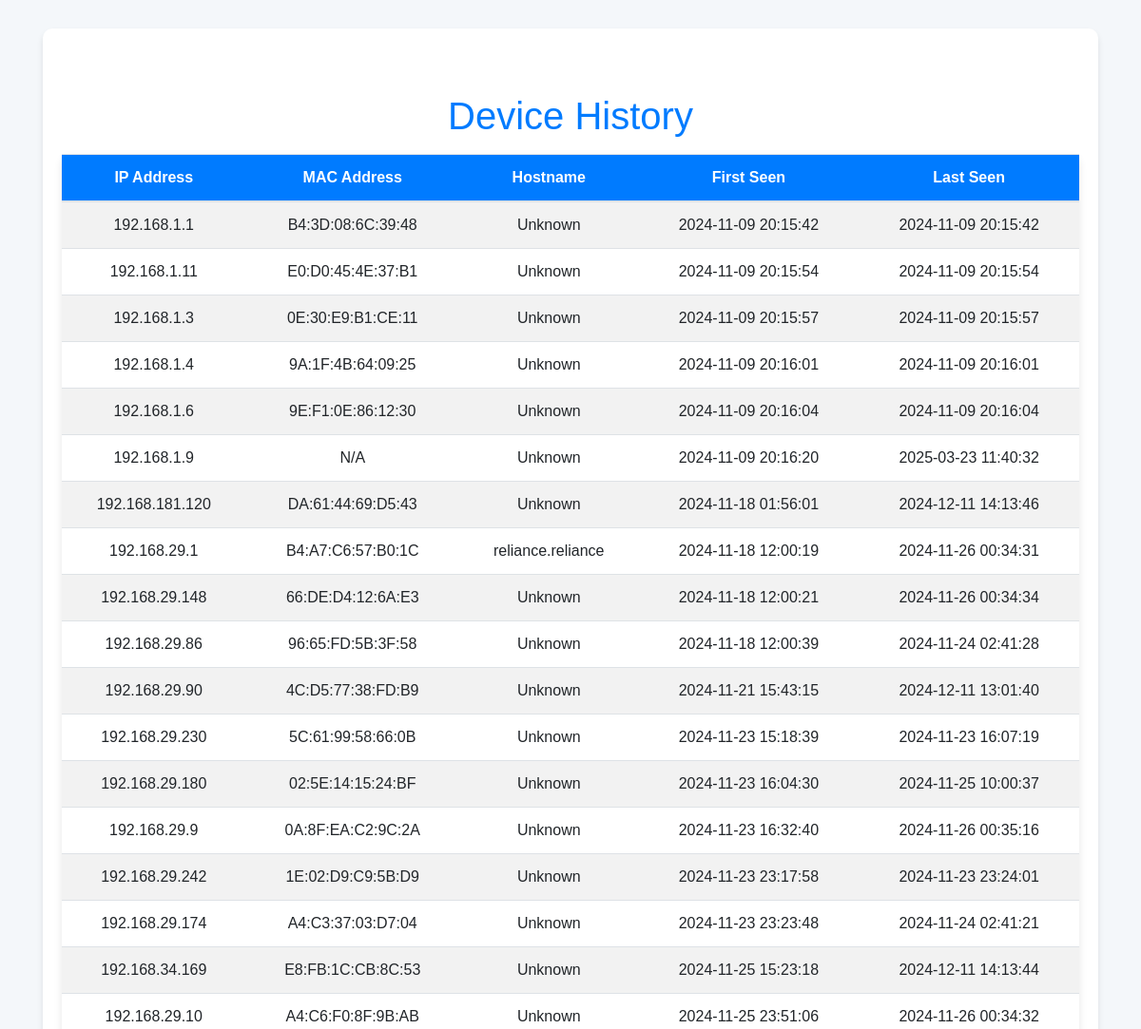
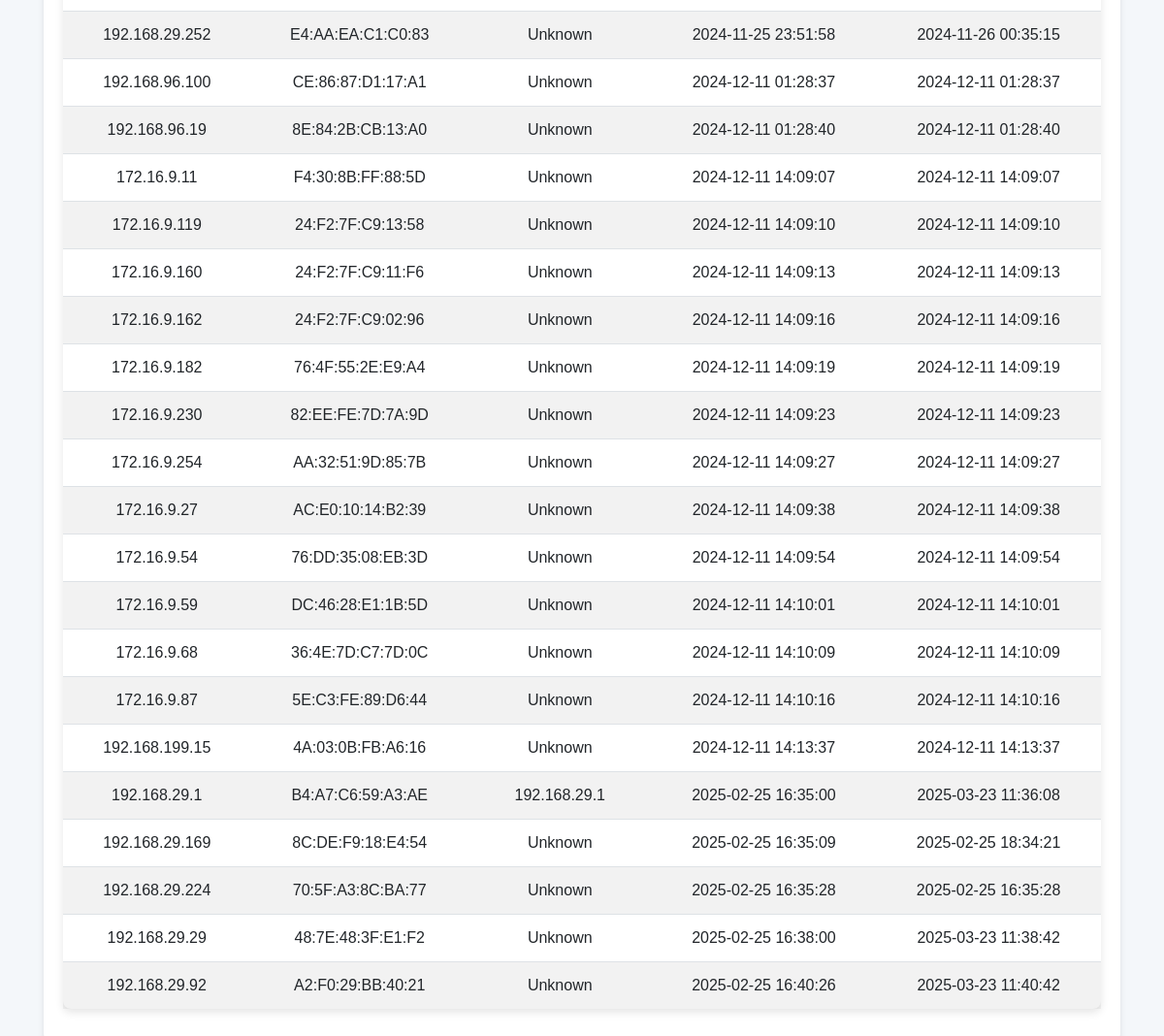
Before: /view_devices with the older database file (2 pictures, top to bottom).
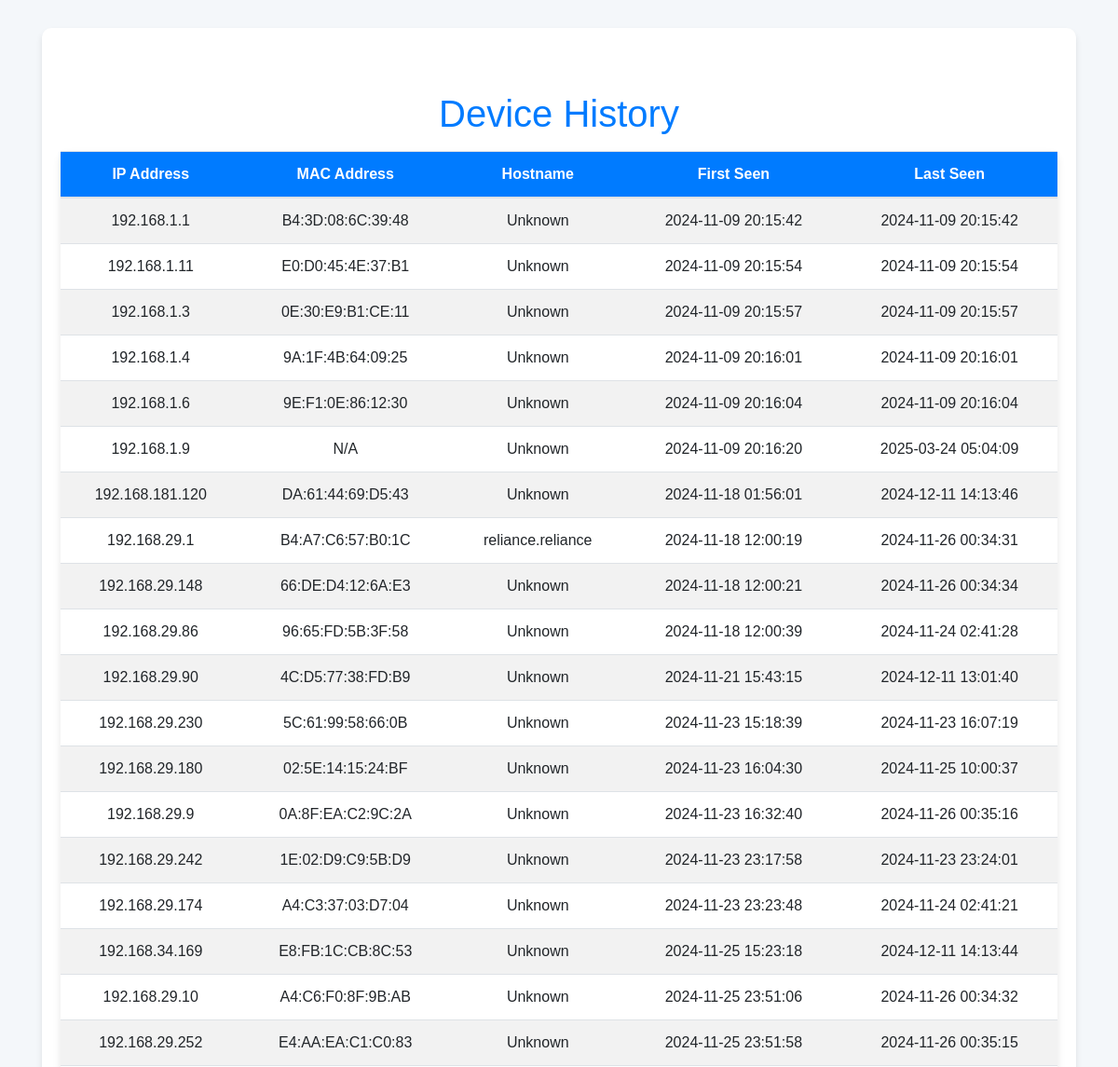
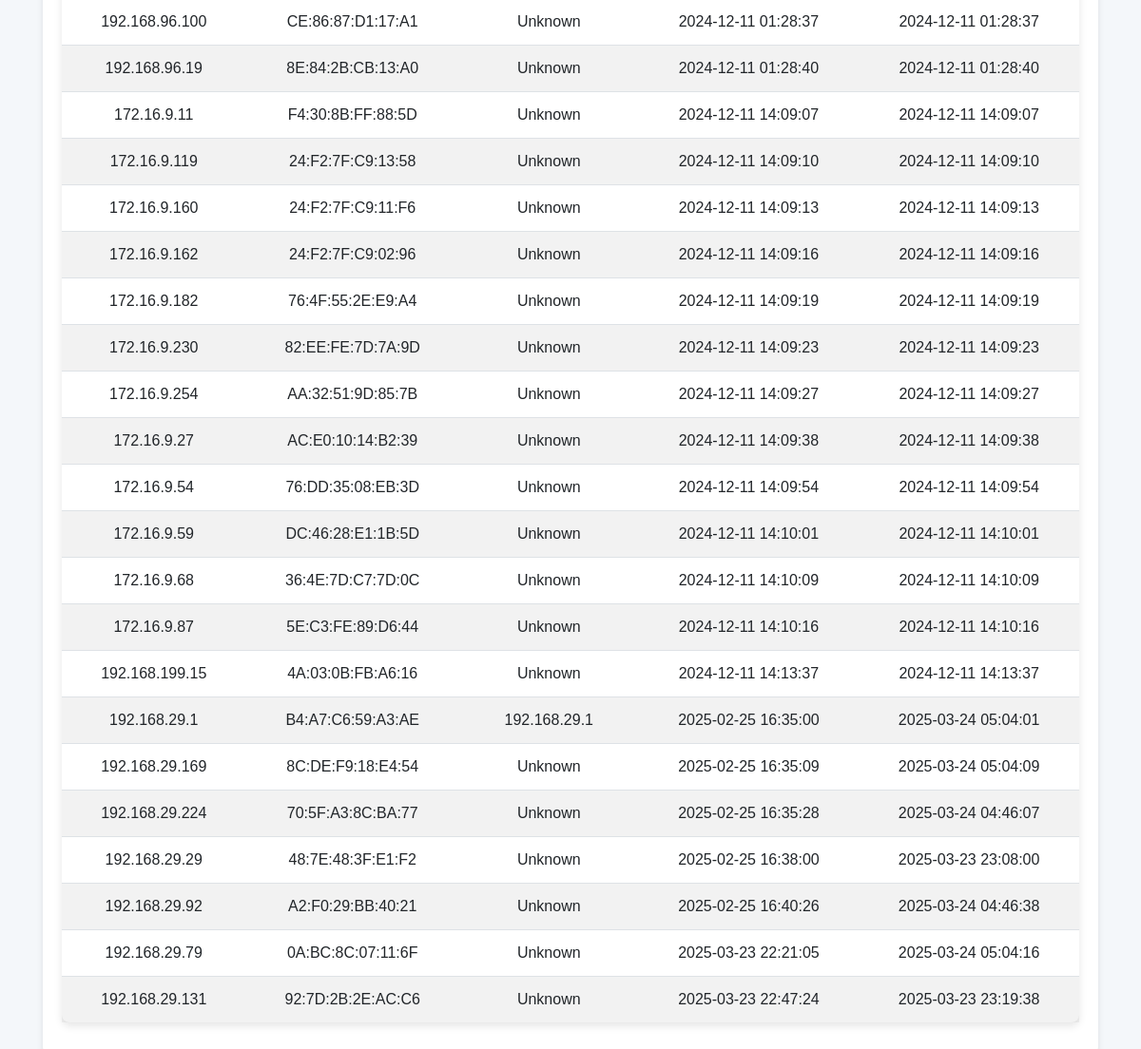
After: the same page with the newer database file (2 pictures, top to bottom).
### tables this page shows
CREATE TABLE devices
                 (ip TEXT, mac TEXT, hostname TEXT, first_seen TEXT, last_seen TEXT,
                 PRIMARY KEY (mac));

### ty.py (the view)
@app.route('/view_devices', methods=['GET'])
def show_stored_devices():
    devices = view_devices()
    if devices:
        return render_template('devices.html', devices=devices)
    else:
        return jsonify({
            "message": "No devices found in the history"
        }), 404

### ty.py (called while the page is built)
def view_devices():
    conn = sqlite3.connect('network_devices.db')
    c = conn.cursor()
    c.execute('SELECT * FROM devices')
    rows = c.fetchall()
    conn.close()
    devices = []
    for row in rows:
        devices.append({
            'ip': row[0],
            'mac': row[1],
            'hostname': row[2],
            'first_seen': row[3],
            'last_seen': row[4]
        })
    return devices

### templates/devices.html (shortened to what this page needs)
<!DOCTYPE html>
<html lang="en">
<head>
    <link rel="stylesheet" href="https://stackpath.bootstrapcdn.com/bootstrap/4.3.1/css/bootstrap.min.css">
</head>
<body>
    <div class="container">
        <div class="table-container">
            <h1 class="mt-5 text-center">Device History</h1>
            <table class="table table-striped mt-3">
                <thead>
                    <tr>
                        <th>IP Address</th>
                        <th>MAC Address</th>
                        <th>Hostname</th>
                        <th>First Seen</th>
                        <th>Last Seen</th>
                    </tr>
                </thead>
                <tbody>
                    {% if devices %}
                        {% for device in devices %}
                        <tr>
                            <td>{{ device.ip }}</td>
                            <td>{{ device.mac }}</td>
                            <td>{{ device.hostname }}</td>
                            <td>{{ device.first_seen }}</td>
                            <td>{{ device.last_seen }}</td>
                        </tr>
                        {% endfor %}
                    {% else %}
                        <tr>
                            <td colspan="5" class="no-devices">No devices found in history</td>
                        </tr>
                    {% endif %}
                </tbody>
            </table>
        </div>
    </div>
</body>
</html>

### templates/devices.html (style rules this page uses)
body { background-color: #f4f7fa; font-family: 'Arial', sans-serif; }
h1 { color: #007bff; }
.table { background-color: white; border-radius: 8px; box-shadow: 0 4px 8px rgba(0, 0, 0, 0.1); }
thead { background-color: #007bff; color: white; }
th, td { text-align: center; padding: 12px; }
tbody tr { transition: background-color 0.3s ease; }
.table-container { background-color: #ffffff; padding: 20px; border-radius: 10px; box-shadow: 0 4px 6px rgba(0, 0, 0, 0.1); margin-top: 30px; }

Changed rows visible on the page:
changed devices "N/A": last_seen "2025-03-23 11:40:32" → "2025-03-24 05:04:09"
changed devices "B4:A7:C6:59:A3:AE": last_seen "2025-03-23 11:36:08" → "2025-03-24 05:04:01"
changed devices "8C:DE:F9:18:E4:54": last_seen "2025-02-25 18:34:21" → "2025-03-24 05:04:09"
changed devices "70:5F:A3:8C:BA:77": last_seen "2025-02-25 16:35:28" → "2025-03-24 04:46:07"
changed devices "48:7E:48:3F:E1:F2": last_seen "2025-03-23 11:38:42" → "2025-03-23 23:08:00"
changed devices "A2:F0:29:BB:40:21": last_seen "2025-03-23 11:40:42" → "2025-03-24 04:46:38"
added devices: ip "192.168.29.79", mac "0A:BC:8C:07:11:6F", hostname "Unknown", first_seen "2025-03-23 22:21:05", last_seen "2025-03-24 05:04:16"
added devices: ip "192.168.29.131", mac "92:7D:2B:2E:AC:C6", hostname "Unknown", first_seen "2025-03-23 22:47:24", last_seen "2025-03-23 23:19:38"
